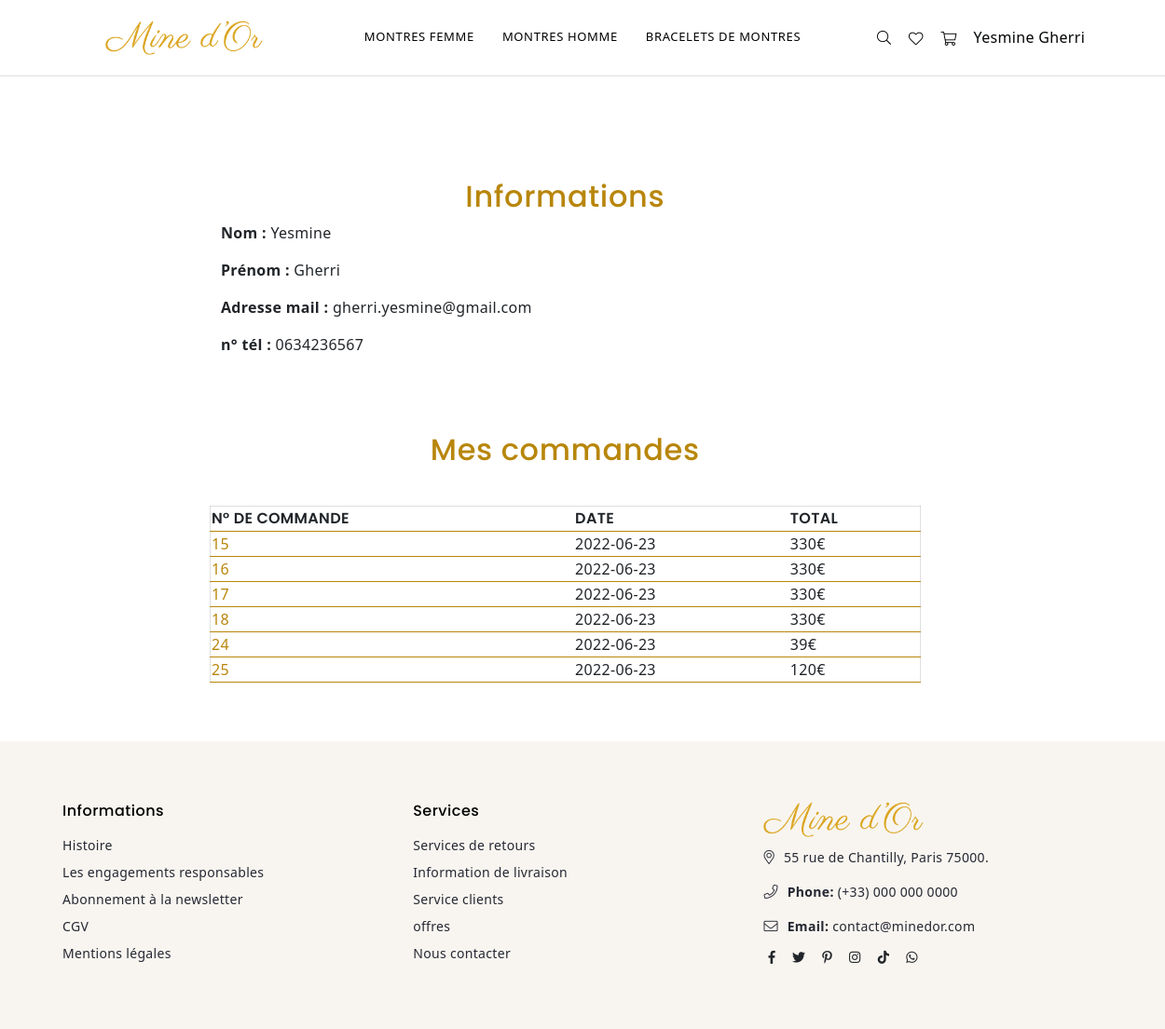
The page /index.php?p=users.account (signed in) on the database its author committed.
### tables this page shows
CREATE TABLE `categories` (
  `id` int(11) NOT NULL,
  `titre` varchar(255) DEFAULT NULL
);

CREATE TABLE `users` (
  `id` int(11) NOT NULL,
  `username` varchar(255) DEFAULT NULL,
  `password` char(60) DEFAULT NULL,
  `firstname` varchar(50) DEFAULT NULL,
  `lastname` varchar(50) DEFAULT NULL,
  `email` text DEFAULT NULL,
  `tel` varchar(15) DEFAULT NULL,
  `role` varchar(50) DEFAULT NULL
);

CREATE TABLE `commandes` (
  `id` int(11) NOT NULL,
  `prix_total` int(11) DEFAULT NULL,
  `user_id` int(11) DEFAULT NULL,
  `donnees` text DEFAULT NULL,
  `date_commande` date DEFAULT NULL,
  `produits` text NOT NULL
);

### core/Controller/Controller.php (called while the page is built, shortened)
<?php
class Controller{
    protected $viewPath;
    protected $template;
    protected function render($view, $variables = []){
        extract($variables);
        require($this->viewPath . str_replace('.', '/', $view) . '.php');
        $content = ob_get_clean();
        require($this->viewPath . 'templates/' . $this->template . '.php');
    }
}

### app/Controller/UsersController.php (called while the page is built, shortened)
<?php
class UsersController extends AppController {
    public function account(){
        $user = $this->User->find($_SESSION['user']->id);
        $orders = $this->Commande->all();
        $this->render('users.account', compact('orders','user'));
    }
}

### public/index.php (called while the page is built, shortened)
<?php
require ROOT . '/app/App.php';
if(isset($_GET['p'])){
    $page = $_GET['p'];
}else{
    $page = 'home.index';
}
$page = explode('.', $page);
if($page[0] == 'admin'){
    $controller = '\App\Controller\Admin\\' . ucfirst($page[1]) . 'Controller';
    $action = $page[2];
} else{
    $action = $page[1];
}
$controller = new $controller();
$controller->$action();

### core/Table/Table.php (called while the page is built, shortened)
<?php
class Table
{
    protected $table;
    protected $db;
    public function __construct(Database $db)
    {
        $this->db = $db;
    }
    public function all(){
        return $this->query('SELECT * FROM ' . $this->table);
    }
    public function find($id){
        return $this->query("SELECT * FROM {$this->table} WHERE id = ?", [$id], true);
    }
    public function query($statement, $attributes = null, $one = false){
        if($attributes){
            return $this->db->prepare(
                $statement,
                $attributes,
                str_replace('Table', 'Entity', get_class($this)),
                $one
            );
        } else {
            return $this->db->query(
                $statement,
                str_replace('Table', 'Entity', get_class($this)),
                $one
            );
        }
    }
}

### core/Database/MysqlDatabase.php (called while the page is built, shortened)
<?php
class MysqlDatabase extends Database{
    private $db_name;
    private $db_user;
    private $db_pass;
    private $db_host;
    private $pdo;
    public function __construct($db_name, $db_user = 'root', $db_pass = 'root', $db_host = 'localhost'){
        $this->db_name = $db_name;
        $this->db_user = $db_user;
        $this->db_pass = $db_pass;
        $this->db_host = $db_host;
    }
    private function getPDO(){
        if($this->pdo === null){
            $pdo = new PDO('mysql:dbname=' . $this->db_name . ';host=' . $this->db_host, $this->db_user, $this->db_pass);
            $pdo->setAttribute(PDO::ATTR_ERRMODE, PDO::ERRMODE_EXCEPTION);
            $this->pdo = $pdo;
        }
        return $this->pdo;
    }
    public function query($statement, $class_name = null, $one = false){
        $req = $this->getPDO()->query($statement);
        if($class_name === null){
            $req->setFetchMode(PDO::FETCH_OBJ);
        } else{
            $req->setFetchMode(PDO::FETCH_CLASS, $class_name);
        }
        if($one) {
            $datas = $req->fetch();
        } else {
            $datas = $req->fetchAll();
        }
        return $datas;
    }
    public function prepare($statement, $attributes, $class_name = null, $one = false){
        $req = $this->getPDO()->prepare($statement);
        $res = $req->execute($attributes);
        if($class_name === null){
            $req->setFetchMode(PDO::FETCH_OBJ);
        } else {
            $req->setFetchMode(PDO::FETCH_CLASS, $class_name);
        }
        if($one) {
            $datas = $req->fetch();
        } else {
            $datas = $req->fetchAll();
        }
        return $datas;
    }
}

### app/Autoloader.php (called while the page is built, shortened)
<?php
class Autoloader{
    static function autoload($class){
        if (strpos($class, __NAMESPACE__ . '\\') === 0){
            $class = str_replace(__NAMESPACE__ . '\\', '', $class);
            $class = str_replace('\\', '/', $class);
        }
    }
}

### core/Autoloader.php (called while the page is built, shortened)
<?php
class Autoloader{
    static function autoload($class){
        if (strpos($class, __NAMESPACE__ . '\\') === 0){
            $class = str_replace(__NAMESPACE__ . '\\', '', $class);
            $class = str_replace('\\', '/', $class);
        }
    }
}

### app/App.php (called while the page is built, shortened)
<?php
class App{
    private $db_instance;
    private static $_instance;
    public static function getInstance(){
        if(is_null(self::$_instance)){
            self::$_instance = new App();
        }
        return self::$_instance;
    }
    public static function load(){
        require ROOT . '/app/Autoloader.php';
        require ROOT . '/core/Autoloader.php';
    }
    public function getTable($name){
        return new $class_name($this->getDb());
    }
    public function getDb(){
        $config = Config::getInstance(ROOT . '/config/config.php');
        if(is_null($this->db_instance)){
            $this->db_instance = new MysqlDatabase($config->get('db_name'), $config->get('db_user'), $config->get('db_pass'), $config->get('db_host'));
        }
        return $this->db_instance;
    }
}

### core/Config.php (called while the page is built, shortened)
<?php
class Config
{
    private $settings = [];
    private static $_instance;
    public static function getInstance($file)
    {
        if (is_null(self::$_instance)) {
            self::$_instance = new Config($file);
        }
        return self::$_instance;
    }
    public function __construct($file)
    {
        $this->settings = require($file);
    }
    public function get($key)
    {
        return $this->settings[$key];
    }
}

### config/config.php (called while the page is built)
<?php
return array(
    "db_user" => "root",
    "db_pass" => "root",
    "db_host" => "localhost",
    "db_name" => "mvc"
);

### app/Table/CategoryTable.php (called while the page is built, shortened)
<?php
class CategoryTable extends Table{
    public function all(){
        return $this->query("
            SELECT categories.id, categories.titre
            FROM categories");
    }
}

### app/Views/users/account.php (the view, shortened to what this page needs)
<div id="page-content top-page-content">
<div class="container container-infos">
    <div class="infos-compte">
        <h2>Informations</h2>
<div class="details-compte">
    <p><span>Nom :</span> <?= $user->firstname;?> </p>
    <p><span>Prénom : </span><?= $user->lastname;?></p>
    <p><span>Adresse mail : </span><?= $user->email;?></p>
    <p><span>n° tél : </span><?= $user->tel;?></p>
</div>
    </div>
</div>
<div class="commandes">
    <h2>Mes commandes</h2>
 <table>
                                     <tr>
    <th>N° de commande</th>
    <th>Date</th>
    <th>Total</th>
  </tr>
  <?php foreach ($orders as $order) { ?>
  <tr>
    <td><a href="index.php?p=panier.detail&id=<?= $order->id?>" style="color:darkgoldenrod !important"><?= $order->id?></a></td>
    <td><?= $order->date_commande?></td>
    <td><?= $order->prix_total?>€</td>
  </tr>
  <?php } ?>
</table>
</div>
</div>
</div>

### app/Views/templates/default.php (shortened to what this page needs)
<!DOCTYPE html>
<html lang="fr">
  <head>
    <link rel="stylesheet" href="css/style.css?<?php echo date('l jS \of F Y h:i:s A');?>" />
    <link rel="stylesheet" href="css/responsive.css?<?php echo date('l jS \of F Y h:i:s A');?>" />
    <link href="https://cdn.jsdelivr.net/npm/bootstrap@5.0.2/dist/css/bootstrap.min.css" rel="stylesheet">
    <link rel="stylesheet" href="css/plugins.css?<?php echo date('l jS \of F Y h:i:s A');?>" />
  </head>
  <body class="body-index index-homepage">
    <div class="page-wrapper">
      <header
        id="header"
        class="header header-main d-flex align-items-center header-2 header-border"
      >
        <div class="container">
          <div class="row">
            <div
              class="col-6 col-sm-6 col-md-6 col-lg-3 align-self-center justify-content-start d-flex"
            >
              <div class="logo">
                <a href="index.php"><img src="images/logo-mine.png" > </a>
              </div>
            </div>
            <div
              class="col-1 col-sm-1 col-md-1 col-lg-6 align-self-center d-menu-col"
            >
             <?php include 'menu.php' ;?>
            </div>
            <div id="right-menu-items"
              class="col-6 col-sm-6 col-md-6 col-lg-3 align-self-center icons-col text-right d-flex"
            >
              <div class="site-search iconset">
                <i class="icon an an-search-l"></i>
              </div>
              <div class="wishlist-link iconset">
                <a href="?p=wishlist.index"
                  ><i class="icon an an-heart-l icon-black"></i>
                </a>
              </div>
              <div class="header-cart iconset">
                <a
                  href="?p=panier.index"
                  class="site-header__cart btn-minicart"
                >
                  <i class="icon an an-cart-l icon-black"></i>
                </a>
              </div>
              <div class="user-link iconset">
              <?php if (isset($_SESSION['user'])) {  ?>
              <nav class="grid__item" id="AccessibleNav">
                <ul id="siteNav" class="site-nav medium center hidearrow">
                    <li class="lvl1 parent dropdown_nav"><?php echo $_SESSION['user']->firstname . " " .$_SESSION['user']->lastname ;?>
                </li>
              </ul>
              </nav>
              <?php } else { ?>
          <a href="?p=users.login" class="connexion">Connexion</a>
          <?php }?>
              </div>
            </div>
          </div>
        </div>
      </header>
    <?= $content ?>
      <div class="footer footer-2">
        <div class="footer-top clearfix">
          <div class="container">
            <div class="row">
              <div class="col-12 col-sm-12 col-md-4 col-lg-2 footer-links">
                <h4 class="h4">Informations</h4>
                <ul>
                  <li><a href="#">Histoire</a></li>
                  <li>
                    <a href="#"
                      >Les engagements responsables</a
                    >
                  </li>
                  <li><a href="#">Abonnement à la newsletter</a></li>
                  <li><a href="?p=footer.cgv">CGV</a></li>
                  <li><a href="?p=footer.mentions">Mentions légales</a></li>
                </ul>
              </div>
              <div class="col-12 col-sm-12 col-md-4 col-lg-2 footer-links">
                <h4 class="h4">Services</h4>
                <ul>
                  <li><a href="#">Services de retours</a></li>
                  <li><a href="#">Information de livraison</a></li>
                  <li><a href="#">Service clients</a></li>
                  <li><a href="#">offres</a></li>
                  <li><a href="?p=footer.contact">Nous contacter</a></li>
                </ul>
              </div>
              <div class="col-12 col-sm-12 col-md-4 col-lg-4 footer-contact">
                <img src="images/logo-mine.png" href="index.php">
                <p class="address d-flex align-items-center">
                  <i class="an an-map-marker-al"></i> 55 rue de Chantilly, Paris
                  75000.
                </p>
                <p class="phone d-flex align-items-center">
                  <i class="an an-phone-l"></i> <b class="me-1">Phone:</b> (+33)
                  000 000 0000
                </p>
                <p class="email d-flex align-items-center">
                  <i class="an an-envelope-l"></i>
                  <b class="me-1">Email:</b> contact@minedor.com
                </p>
                <ul class="list-inline social-icons mt-3">
                  <li class="list-inline-item">
                    <a
                      href="#"
                      data-bs-toggle="tooltip"
                      data-bs-placement="top"
                      title="Facebook"
                      ><i class="an an-facebook" aria-hidden="true"></i
                    ></a>
                  </li>
                  <li class="list-inline-item">
                    <a
                      href="#"
                      data-bs-toggle="tooltip"
                      data-bs-placement="top"
                      title="Twitter"
                      ><i class="an an-twitter" aria-hidden="true"></i
                    ></a>
                  </li>
                  <li class="list-inline-item">
                    <a
                      href="#"
                      data-bs-toggle="tooltip"
                      data-bs-placement="top"
                      title="Pinterest"
                      ><i class="an an-pinterest-p" aria-hidden="true"></i
                    ></a>
                  </li>
                  <li class="list-inline-item">
                    <a
                      href="#"
                      data-bs-toggle="tooltip"
                      data-bs-placement="top"
                      title="Instagram"
                      ><i class="an an-instagram" aria-hidden="true"></i
                    ></a>
                  </li>
                  <li class="list-inline-item">
                    <a
                      href="#"
                      data-bs-toggle="tooltip"
                      data-bs-placement="top"
                      title="TikTok"
                      ><i class="an an-tiktok" aria-hidden="true"></i
                    ></a>
                  </li>
                  <li class="list-inline-item">
                    <a
                      href="#"
                      data-bs-toggle="tooltip"
                      data-bs-placement="top"
                      title="Whatsapp"
                      ><i class="an an-whatsapp" aria-hidden="true"></i
                    ></a>
                  </li>
                </ul>
              </div>
            </div>
          </div>
        </div>
      </div>
  </body>
</html>

### app/Views/templates/menu.php (shortened to what this page needs)
 <?php
         $categories = App::getInstance()->getTable('Category')->all();
?>
              <div class="row">
                <div
                  class="col-1 col-sm-12 col-md-12 col-lg-12 align-self-center d-menu-col"
                >
                  <nav class="grid__item" id="AccessibleNav">
                    <ul id="siteNav" class="site-nav medium center hidearrow">
                      <?php foreach ($categories as $categorie) {
                          ?>
                          <li class="lvl1 parent dropdown_nav">
                              <a href="?p=category.index&id=<?= $categorie->id;?>"
                          ><?php echo $categorie->titre;?> </a>
                      </li>
                          <?php
                      } ?>
                    </ul>
                  </nav>
                </div>
              </div>

### rows shown on the page
categories: titre "MONTRES FEMME"
categories: titre "MONTRES HOMME"
categories: titre "BRACELETS DE MONTRES"
users: firstname "Yesmine", lastname "Gherri", email "gherri.yesmine@gmail.com", tel "0634236567"
commandes: id "15", date_commande "2022-06-23", prix_total "330"
commandes: id "16", date_commande "2022-06-23", prix_total "330"
commandes: id "17", date_commande "2022-06-23", prix_total "330"
commandes: id "18", date_commande "2022-06-23", prix_total "330"
commandes: id "24", date_commande "2022-06-23", prix_total "39"
commandes: id "25", date_commande "2022-06-23", prix_total "120"
